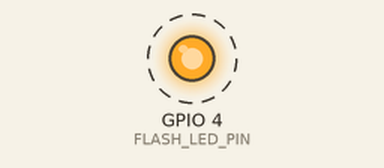
Simulated run of this sketch. Board: ESP32. On the bench: output pins drawn as LEDs (lit = HIGH). Dashed ring = blinking. What the sketch prints to the serial monitor is not drawn.

Above: at 2.2 s.
Timing chart, 0 to 5.0 s (numbered marks = the images above):
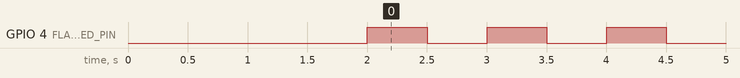

The sketch:

cameratest.ino
```cpp
#include "esp_camera.h"

// FLASH LED pin on ESP32-CAM
#define FLASH_LED_PIN 4

void setup() {
  Serial.begin(115200);
  delay(2000);

  pinMode(FLASH_LED_PIN, OUTPUT);

  Serial.println("ESP32-CAM TEST STARTED");
  Serial.println("If you see this, upload & serial is working");
}

void loop() {
  Serial.println("ESP32-CAM IS ALIVE");

  digitalWrite(FLASH_LED_PIN, HIGH); // Flash ON
  delay(500);

  digitalWrite(FLASH_LED_PIN, LOW);  // Flash OFF
  delay(500);
}
```

Measured:
- by itself, GPIO 4 (FLASH_LED_PIN): alternates HIGH for 0.50 s and LOW for 0.50 s
